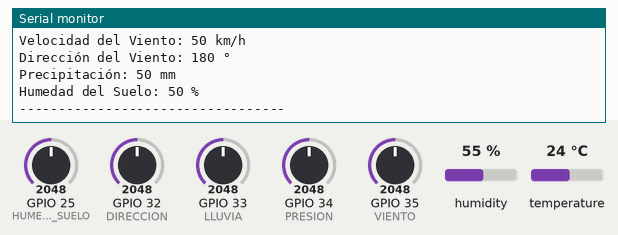
Recording of a program running on a simulated ESP32. Parts: the last lines printed to the serial monitor. The inputs (shaded band) are chosen by the test bench; at power-on: humidity 55 %, GPIO 25 (HUMEDAD_SUELO) = 2048, GPIO 32 (DIRECCION) = 2048, GPIO 33 (LLUVIA) = 2048, GPIO 34 (PRESION) = 2048, GPIO 35 (VIENTO) = 2048, temperature 24 °C.

Above: at 2.8 s.
2.9 s: humidity set to 22 %
5.6 s: GPIO 25 (HUMEDAD_SUELO) set to 2866
At 7.2 s:
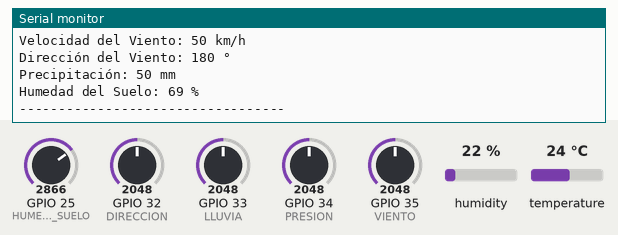
8.3 s: GPIO 32 (DIRECCION) set to 2866
11.0 s: GPIO 33 (LLUVIA) set to 2866
At 13.0 s:
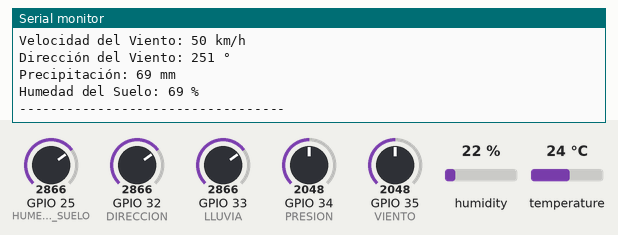

The program:

main.cpp
```cpp
#include <DHT.h>

#define PIN_DHT22 13 // Pin donde conectás el DHT22
#define DHTTYPE DHT22 // Tipo de sensor DHT
#define PRESION 34 // Pin para el potenciómetro que simula la presión
#define VIENTO 35 // Pin para el potenciómetro que simula el anemómetro
#define DIRECCION 32 // Pin para el potenciómetro que simula la veleta
#define LLUVIA 33 // Pin para el potenciómetro que simula el pluviómetro
#define HUMEDAD_SUELO 25 // Pin para el sensor de humedad de suelo

DHT dht(PIN_DHT22, DHTTYPE); // Creamos una instancia del sensor DHT

void setup() {
  Serial.begin(115200); // Iniciamos la comunicación serial a 115200 baudios
  dht.begin(); // Inicializamos el DHT
  // ¡Todo listo para empezar a leer datos del sensor!
}

void loop() {
  // Leemos temperatura y humedad del DHT22
  float temperatura = dht.readTemperature(); // Obtenemos la temperatura
  float humedad = dht.readHumidity(); // Obtenemos la humedad

  // Verificamos si hubo error en la lectura
  if (isnan(temperatura) || isnan(humedad)) {
    Serial.println("Error leyendo del sensor DHT");
    return; // Salimos de la función si hay un error
  }

  // Leemos los valores de los potenciómetros (simulan otros sensores)
  int presion = analogRead(PRESION); // Lectura del potenciómetro de presión
  int velocidadViento = analogRead(VIENTO); // Lectura del potenciómetro de velocidad de viento
  int direccionViento = analogRead(DIRECCION); // Lectura del potenciómetro de dirección de viento
  int precipitacion = analogRead(LLUVIA); // Lectura del potenciómetro de precipitación
  int humedadSuelo = analogRead(HUMEDAD_SUELO); // Simulación de humedad del suelo

  // Mostramos los datos en el monitor serial
  Serial.println("Estación Meteorológica");
  Serial.print("Temperatura: "); Serial.print(temperatura); Serial.println(" °C"); // Imprimimos la temperatura
  Serial.print("Humedad del Aire: "); Serial.print(humedad); Serial.println(" %"); // Imprimimos la humedad

  // Convertimos y mostramos los valores de los potenciómetros
  Serial.print("Presión Barométrica: "); Serial.print(map(presion, 0, 4095, 950, 1050)); Serial.println(" hPa");
  Serial.print("Velocidad del Viento: "); Serial.print(map(velocidadViento, 0, 4095, 0, 100)); Serial.println(" km/h");
  Serial.print("Dirección del Viento: "); Serial.print(map(direccionViento, 0, 4095, 0, 360)); Serial.println(" °");
  Serial.print("Precipitación: "); Serial.print(map(precipitacion, 0, 4095, 0, 100)); Serial.println(" mm");
  Serial.print("Humedad del Suelo: "); Serial.print(map(humedadSuelo, 0, 4095, 0, 100)); Serial.println(" %");

  Serial.println("----------------------------------");

  delay(2000); // Esperamos 2 segundos para la próxima lectura
}
```

Measured:
- after the input at 5.6 s, the serial monitor: prints a new line after 0.48 s (image 1)
- after the input at 11.0 s, the serial monitor: prints a new line after 1.1 s (image 2)
